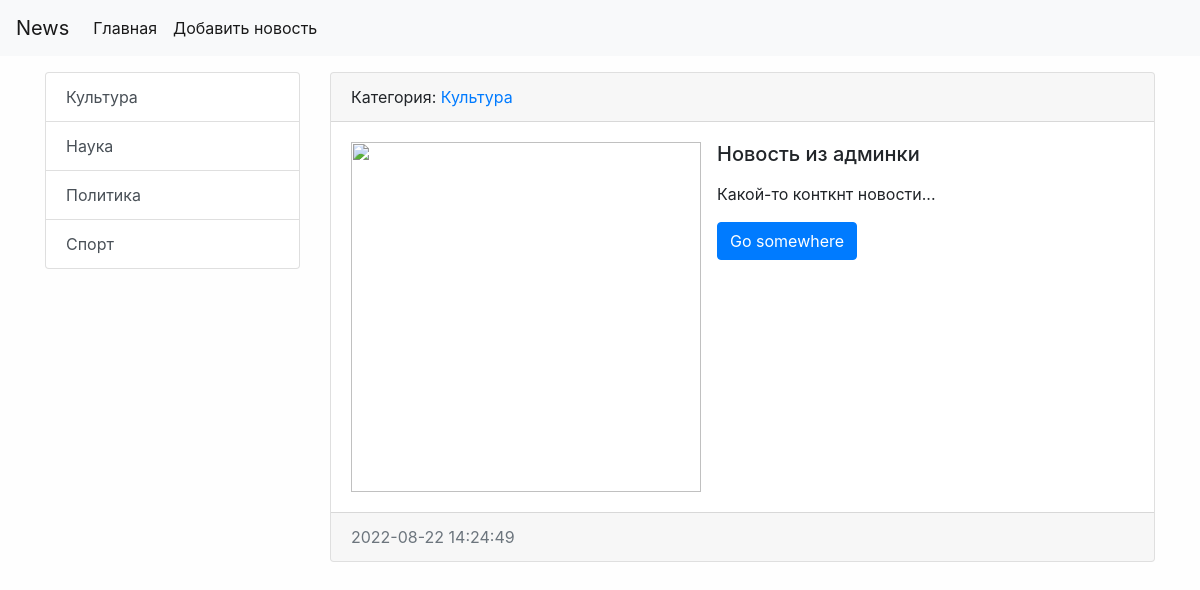
Page /news/7/ on the earlier database version.
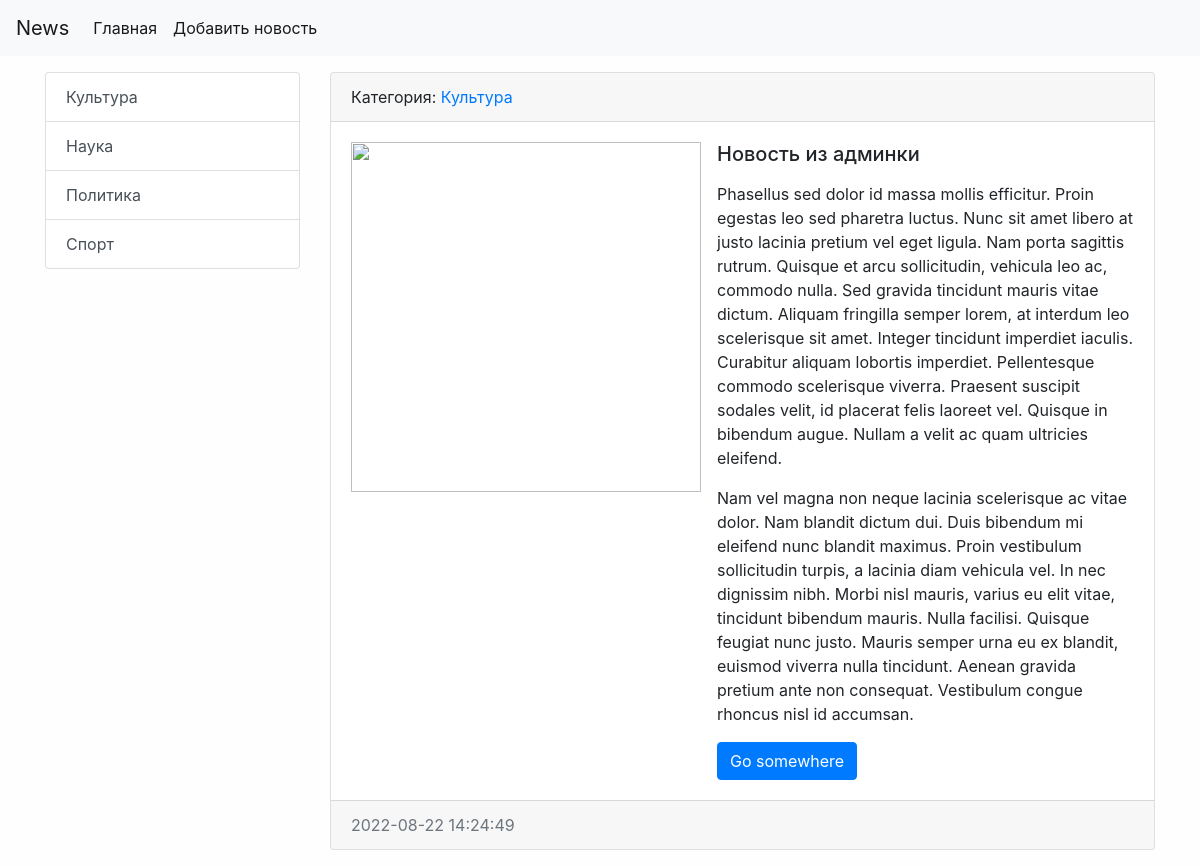
Same page on the later database version.
### news/models.py (models this page shows, shortened)
class Category(models.Model):
    title = models.CharField(max_length=150,db_index=True,verbose_name='Наименование категории')
    def get_absolute_url(self):
        return reverse('category',kwargs={"category_id": self.pk})
    def __str__(self):
        return self.title# дает доступ к выбору категорий
    class Meta:
        verbose_name ='Категории'
        verbose_name_plural ='Категории'
        ordering = ['title']

class News(models.Model):
    title = models.CharField(max_length=150,verbose_name='Наименование')
    content = models.TextField(blank=True,verbose_name='Контент')
    created_at = models.DateTimeField(auto_now_add=True,verbose_name='Дата публикации')
    updated_at = models.DateTimeField(auto_now=True,verbose_name='Обновленно')
    photo = models.ImageField(upload_to='photos/%Y/%m/%d/',verbose_name='Фото',blank=True)
    is_published = models.BooleanField(default=True,verbose_name='Обновленно?')
    category = models.ForeignKey('Category', on_delete=models.PROTECT,null=True,verbose_name='Категория ')#models.PROTECT обеспечивает защиту от удаления
    class Meta:
        verbose_name ='Новость'
        verbose_name_plural ='Новости'
        ordering = ['-created_at']

### news/views.py (the view)
# urls.py: path('news/<int:news_id>/', view_news, name='view_news'),
def view_news(request, news_id):
    news_item = get_object_or_404(News,pk=news_id)
    return render(request, 'news/view_news.html', {"news_item": news_item})

### news/templatetags/news_tags.py (called while the page is built)
@register.inclusion_tag('news/list_categories.html')
def show_categories(arg1='Hello',arg2='word'):
    categories = Category.objects.all()
    return {"categories": categories,"arg1":arg1,"arg2":arg2}

### news/templates/news/view_news.html (shortened to what this page needs)
{% extends 'base.html' %}
{% block sidebar %}
{% include 'inc/_sidebar.html' %}
{% endblock %}
{% block content %}
    <div class="card mb-3">
        <div class="card-header">
            Категория: <a href="{{ news_item.category.get_absolute_url }}">{{ news_item.category }}</a>
        </div>
        <div class="card-body">
            <div class="media">
                {% if item.photo %}
                <img src="{{ news_item.photo.url }}" width="350" height="350" class="mr-3">
                {% else %}
                <img src="https://avatarko.ru/img/kartinka/33/multfilm_lyagushka_32117.jpg" width="350" height="350" class="mr-3">
                {% endif %}
                <div class="media-body">
                    <h5 class="card-title">{{ news_item.title }}</h5>
                    <p class="card-text">{{ news_item.content|safe|linebreaks }}</p>
                    <a href="#" class="btn btn-primary">Go somewhere</a>
                </div>
            </div>
        </div>
        <div class="card-footer text-muted">
            {{ news_item.created_at|date:"Y-m-d H:i:s" }}
        </div>
    </div>
{% endblock %}

### templates/base.html (shortened to what this page needs)
{% load static %}
<!doctype html>
<html lang="en">
    <head>
    <link rel="stylesheet" href="{% static 'bootstrap/css/bootstrap.min.css' %}">
    <link rel="stylesheet" href="{% static 'css/style.css' %}">
    </head>
    <body>
    {% include 'inc/_nav.html' %}
      <div class="container mt-3">
          <div class="row">
              <div class="col-md-3">
                  {% block sidebar %}SIDEBAR{% endblock %}
              </div>
              <div class="col-md-9">
                  {% block content %}CONTENT{% endblock %}
              </div>
        </div>
      </div>
    </body>
</html>

### templates/inc/_nav.html (shortened to what this page needs)
<nav class="navbar navbar-expand-lg navbar-light bg-light">
        <a class="navbar-brand" href="{% url 'home' %}">News</a>
        <div class="collapse navbar-collapse" id="navbarSupportedContent">
          <ul class="navbar-nav mr-auto">
            <li class="nav-item active"><a class="nav-link" href="{% url 'home' %}">Главная</a></li>
            <li class="nav-item active"> <a class="nav-link" href="{% url 'add_news' %}">Добавить новость</a></li>
          </ul>
        </div>
      </nav>

### templates/inc/_sidebar.html (shortened to what this page needs)
{% load news_tags %}
{% show_categories %}

### news/templates/news/list_categories.html
<div class="list-group">
      {% for item in categories %}
      <a href="{{ item.get_absolute_url }}" class="list-group-item list-group-item-action">{{ item.title}}</a>
      {% endfor %}
  </div>

### mydjango/static/css/style.css (style rules this page uses)
body { background-color:#fefefe; }

Differences in the rows shown:
changed News "Новость из админки": content "Какой-то конткнт новости..." → "Phasellus sed dolor id massa mollis efficitur. Proin egestas leo sed pharetra luctus. Nunc sit amet libero at justo lacinia pretium vel eget ligula. Nam porta sagittis rutrum. Quisque et arcu sollicitudin, vehicula leo ac, commodo nulla. Sed gravida tincidunt mauris vitae dictum. Aliquam fringilla semper lorem, at interdum leo scelerisque sit amet. Integer tincidunt imperdiet iaculis. Curabitur aliquam lobortis imperdiet. Pellentesque commodo scelerisque viverra. Praesent suscipit sodales velit, id placerat felis laoreet vel. Quisque in bibendum augue. Nullam a velit ac quam ultricies eleifend. Nam vel magna non neque lacinia scelerisque ac vitae dolor. Nam blandit dictum dui. Duis bibendum…"
